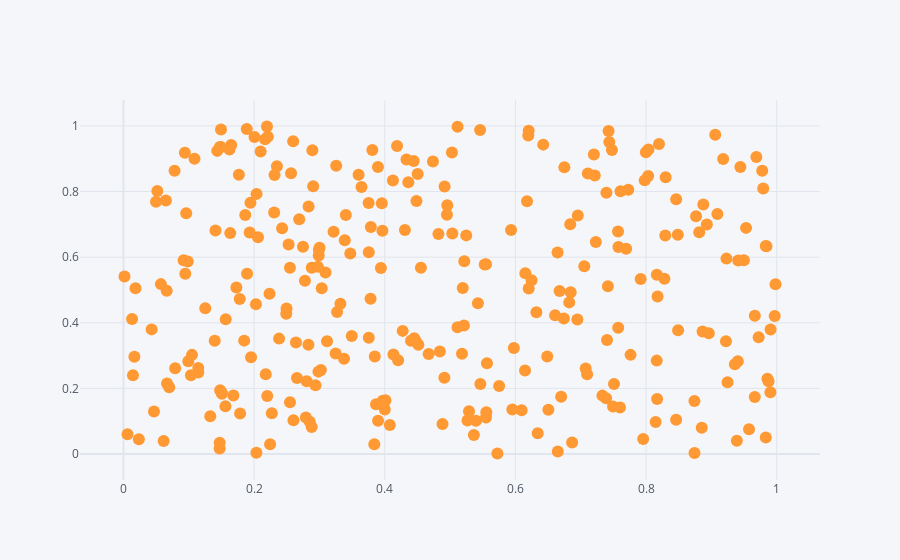

The code cell stored with this chart in its notebook:
### Code cell
df.iplot(x='a',  y='b', mode = 'markers')

### Figure 1 — Plotly figure (JSON) as saved in the notebook; plotly's stock layout.template omitted (floating-point values rounded to 4 significant figures; data arrays with more than 128 entries replaced by an {"elided": "..."} marker saying what was removed)
{"data": [{"line": {"color": "rgba(255, 153, 51, 1.0)", "dash": "solid", "shape": "linear", "width": 1.3}, "marker": {"size": 12, "symbol": "circle"}, "mode": "markers", "name": "b", "text": "", "type": "scatter", "x": {"elided": "300 float values"}, "y": {"elided": "300 float values"}}], "layout": {"legend": {"bgcolor": "#F5F6F9", "font": {"color": "#4D5663"}}, "paper_bgcolor": "#F5F6F9", "plot_bgcolor": "#F5F6F9", "title": {"font": {"color": "#4D5663"}}, "xaxis": {"gridcolor": "#E1E5ED", "showgrid": true, "tickfont": {"color": "#4D5663"}, "title": {"font": {"color": "#4D5663"}, "text": ""}, "zerolinecolor": "#E1E5ED"}, "yaxis": {"gridcolor": "#E1E5ED", "showgrid": true, "tickfont": {"color": "#4D5663"}, "title": {"font": {"color": "#4D5663"}, "text": ""}, "zerolinecolor": "#E1E5ED"}}}
